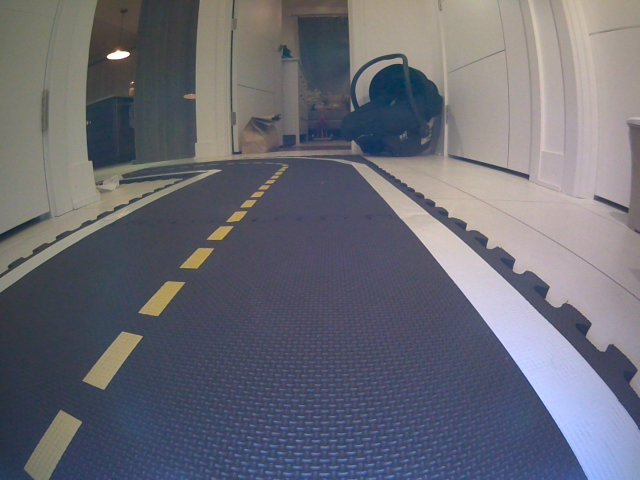
#> input picture visual_lane_servoing/solution/images/visual_control/batzark_home.png, 640 x 480 px
$ jupyter execute --allow-errors visual_servoing_activity.ipynb   (shell and % lines are left out)   (older library calls are emulated)
#> lines starting #> are read from the running program, lines starting #| are printed output that depends on the picture; after the words box and inside, x2 and y2 are one past the last pixel; in counts of white or black regions, pixels touching at a corner belong together
<p style="text-align: right">

</p>

# 💻🚙 05 - Visual control

<figure>
  <div style="text-align:center;">

  <p>The view from a Duckiebot when centered in its lane.</p>
  </div>
</figure>

Now, we use the image processing tools that we have explored to design a policy for lane-following. Consider the above image taken from the Duckiebot's camera when the Duckiebot was centered in its lane. Our goal is to design a control policy that uses only images streamed from the Duckiebot's camera to keep it in the lane as it drives forward at a fixed velocity.

Rather than design a controller that reasons over the raw image, we will process the image to enhance aspects of the image that are helpful for lane-following. In particular, the dashed-yellow and solid-white lane markings provide valuable cues that we can use to guide the robot to stay in its lane.

Assume that the Duckiebot starts out in the center of its lane, facing in the direction of travel. Assume also that the Duckiebot is traveling forward at a nominal speed. We can imagine using the location of the dashed-yellow and solid-white lane markings in the image to vary the rotational velocities of the left and right wheels in order to stay in the lane. For example, if the dashed-yellow lane markings appear in the left- and right-halves of the image, we might command a negative rotational velocity (i.e., counter-clockwise) as a correction.

Of course, this requires that we can detect the dashed-yellow and solid-white lane markings and estimate their orientations. Thus, we want to apply a filter that makes the lane markings "pop out" in the image, while supressing the other distracting content of the image. Lane markings are brightly colored against a dark background (the road).

We can identify the location of lane markings in the image by applying finite-difference filters $h_x$ and $h_y$ (e.g., using the Sobel operator) to estimate the horizontal and vertical intensity gradients

$$ \nabla I[u,v] =
\begin{bmatrix}
G_x[u,v]\\
G_y[u,v]
\end{bmatrix}
$$

where

$$
\begin{align}
G_x = h_x * I\\
G_y = h_y * I
\end{align}
$$

We can then look for regions of the image where the magnitude of the intensity gradient is large as a measure of the strength of each edge.

$$
\lvert \nabla I[u,v] \rvert = \sqrt{\left(G_x[u,v]\right)^2 + \left(G_y[u,v]\right)^2}
$$

Assuming that these edges correspond to the lane boundaries, the direction of the gradients can then be used to estimate the desired orientations.

$$
\theta[u,v] = \textrm{atan2}\left(G_y[u,v], G_x[u,v]\right)
$$

In this exercise, we will develop this idea by investigating different ways of processing the images to extract information about the robot's pose relative to the lane. We will use these results to implement a reactive image-space controller that we will validate on a simulated and/or real Duckiebot.

[cell 1]
## Run this cell to import relevant modules
%pylab inline

from matplotlib import pyplot as plt
import numpy as np
import cv2

Let's load the image as well as the homography for the corresponding camera into Python.

[cell 2]
# Load in the image and generate hsv and grayscale versions
#imgbgr = cv2.imread('../images/visual_control/pic1_rect.png')
#imgbgr = cv2.imread('../images/visual_control/sim2.png')
imgbgr = cv2.imread('../images/visual_control/batzark_home.png')
#> imgbgr is the input picture: shape (480, 640, 3); mean B, G, R 117.1, 107, 106.3


# OpenCV uses BGR by default, whereas matplotlib uses RGB, so we generate an RGB version for the sake of visualization
imgrgb = cv2.cvtColor(imgbgr, cv2.COLOR_BGR2RGB)

# Convert the image to HSV for any color-based filtering
imghsv = cv2.cvtColor(imgbgr, cv2.COLOR_BGR2HSV)
#> imghsv: shape (480, 640, 3); mean H, S, V 86.8, 54.7, 123.6

# Most of our operations will be performed on the grayscale version
img = cv2.cvtColor(imgbgr, cv2.COLOR_BGR2GRAY)

# The image-to-ground homography associated with this image
H = np.array([-4.137917960301845e-05, -0.00011445854191468058, -0.1595567007347241,
              0.0008382870319844166, -4.141689222457687e-05, -0.2518201638170328,
              -0.00023561657746150284, -0.005370140574116084, 0.9999999999999999])

H = np.reshape(H,(3, 3))
Hinv = np.linalg.inv(H)

print(Hinv)

## Finding the Horizon

In Duckietown, the ground is planar and in other self-driving and robotics domains, it is often assumed that the ground is locally planar. We can exploit this as we search for lane markings by not searching above the horizon. In the world frame relative to which we estimated the homography (i.e., a reference frame with the origin centered between the drive wheels with the positive $x$-axis pointing forward and the positive $y$-axis to the left), the horizon corresponds to large $x$-coordinates. In Duckietown, we are only interested in the road a few meters in front of the Duckiebot.

**Note**: You do not need to include this in the implementation of the functions that will be run in simulation and on the physical Duckiebot. For this activity, the robot will automatically crop out the horizon.

[cell 3]
# TODO: Use the homography (technically Hinv) to mask out the horizon
# When generating masks that will be used with OpenCV try and
# instantiate them with dtype=np.uint8
horizon_height = 155
mask_ground = np.ones(img.shape, dtype=np.uint8) # TODO: CHANGE ME
mask_ground[0:horizon_height,:] = 0 # Manual masking for the moment
#Hinv

fig = plt.figure(figsize = (30,20))
ax1 = fig.add_subplot(1,4,1)
ax1.imshow(img*mask_ground,cmap = 'gray')
ax1.set_title('Horizon Mask'), ax1.set_xticks([]), ax1.set_yticks([]);
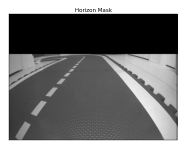
#> figure drawn by matplotlib, 1 panel

## Detecting Lane Markings using Sobel Edge Detection

Now, let's apply the Sobel operator to the image to identify image gradients.

[cell 4]
# Convolve the image with the Sobel operator (filter) to compute the numerical derivatives in the x and y directions
sobelx = cv2.Sobel(img,cv2.CV_64F,1,0)
sobely = cv2.Sobel(img,cv2.CV_64F,0,1)

# Compute the magnitude of the gradients
Gmag = np.sqrt(sobelx*sobelx + sobely*sobely)

# Compute the orientation of the gradients
Gdir = cv2.phase(np.array(sobelx, np.float32), np.array(sobely, dtype=np.float32), angleInDegrees=True)
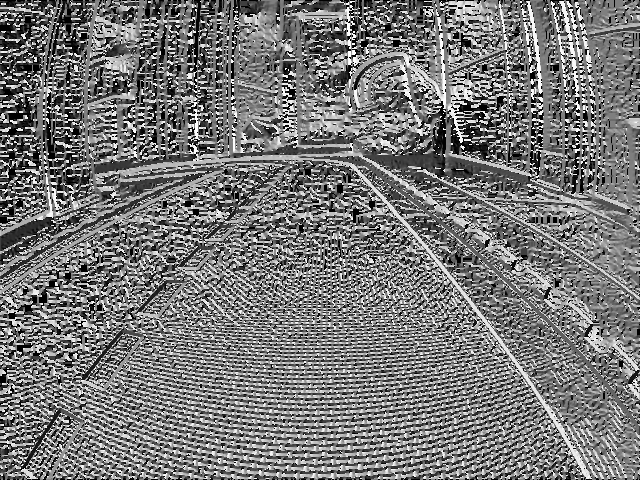
#> Gdir: shape (480, 640) float32; min 0, max 359.8, mean 169.1; drawn with min black and max white

fig = plt.figure(figsize = (30,20))
ax1 = fig.add_subplot(1,4,1)
ax1.imshow(img,cmap = 'gray')
ax1.set_title('Original'), ax1.set_xticks([]), ax1.set_yticks([])
ax2 = fig.add_subplot(1,4,2)
ax2.imshow(sobelx,cmap = 'gray')
ax2.set_title('Sobel X'), ax2.set_xticks([]), ax2.set_yticks([])
ax3 = fig.add_subplot(1,4,3)
ax3.imshow(sobely,cmap = 'gray')
ax3.set_title('Sobel Y'), ax3.set_xticks([]), ax3.set_yticks([]);
ax4 = fig.add_subplot(1,4,4)
ax4.imshow(np.uint8(Gmag))
ax4.set_title('Gradient Magnitude'), ax4.set_xticks([]), ax4.set_yticks([]);

Filtering the image has enhanced the location of the lane markings, but has also emphasized other locations where there are rapid changes in intensity. These include the duckies, buildings in Duckietown, the road surface, and elements in the background (e.g., the lights in the upper-right corner of the image). Note that we are using a non-grayscale colormap for the gradient magnitudes in order to more clearly convey locations that are enhanced by the Sobel operator.

We can reduce the occurrence of some of these features by first blurring the filter using a Gaussian kernel.

## Gaussian Blurring

The Sobel operator picks up on noise in the image as well as texture in the scene that we don't particularly care about. We can blur the image with a Gaussian kernel to reduce these spurious detections.

### Example: Gaussian Blurring

Using your experience from the previous exercise, identify a setting for the standard deviation of the Gaussian kernel that removes noise and local texture (e.g., that of the road surface), without sacrificing too much valid content (namely, the edges associated with lane markings)

[cell 5]
# TODO: Identify a setting for the standard deviation that removes noise while not eliminating too much valid content.
sigma = 4 # CHANGE ME

# Smooth the image using a Gaussian kernel
img_gaussian_filter = cv2.GaussianBlur(img,(0,0), sigma)
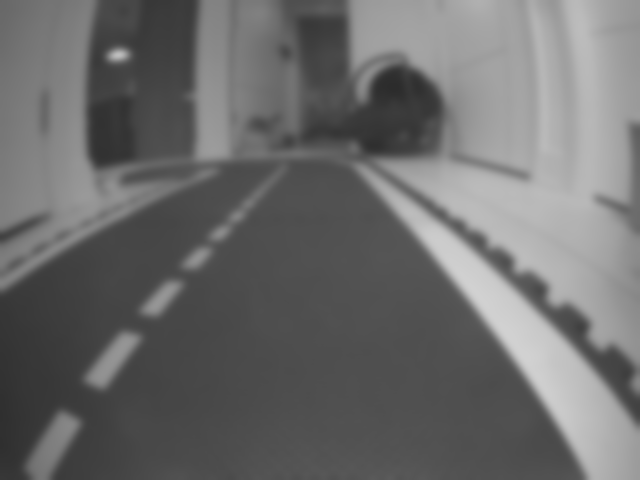
#> img_gaussian_filter: shape (480, 640); min 44, max 209, mean 107.9

# Visualize the filtered image alongside the original image.
fig = plt.figure(figsize = (20,20))
ax1 = fig.add_subplot(1,2,1)
ax1.imshow(img,cmap = 'gray')
ax1.set_title('Original'), ax1.set_xticks([]), ax1.set_yticks([])
ax2 = fig.add_subplot(1,2,2)
ax2.imshow(img_gaussian_filter,cmap = 'gray')
ax2.set_title('Gaussian Filter (Sigma = ' + str(sigma) +')'), ax2.set_xticks([]), ax2.set_yticks([]);

Now, let's look at the gradients of the blurred image. For this exercise, experiment with different settings for the standard deviation above and see how they affect the image gradients. In particular, compare the gradients for two extremes of the standard deviation (e.g., $\sigma=1$ and $\sigma=10$).

[cell 6]
# Convolve the image with the Sobel operator (filter) to compute the numerical derivatives in the x and y directions
sobelx = cv2.Sobel(img_gaussian_filter,cv2.CV_64F,1,0)
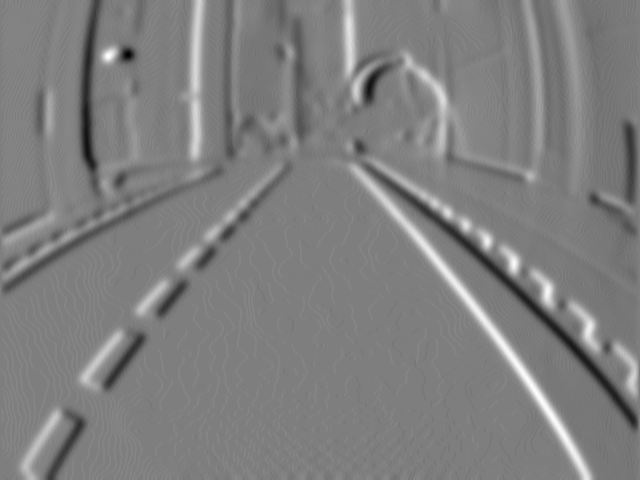
#> sobelx: shape (480, 640) float64; min -87, max 88, mean 0.5; drawn with min black and max white
sobely = cv2.Sobel(img_gaussian_filter,cv2.CV_64F,0,1)
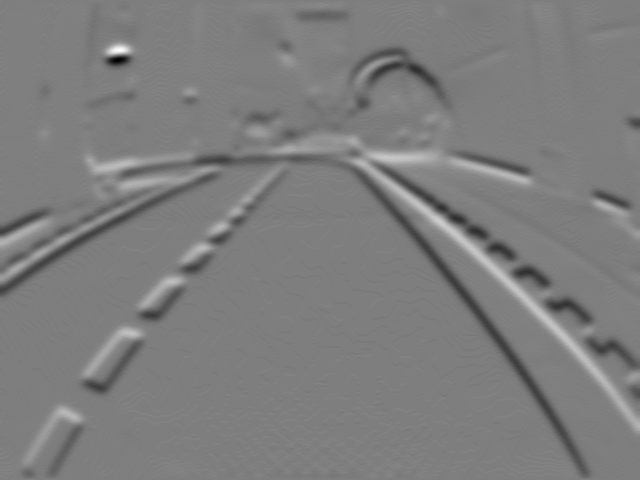
#> sobely: shape (480, 640) float64; min -120, max 122, mean -0.6; drawn with min black and max white

# Compute the magnitude of the gradients
Gmag = np.sqrt(sobelx*sobelx + sobely*sobely)
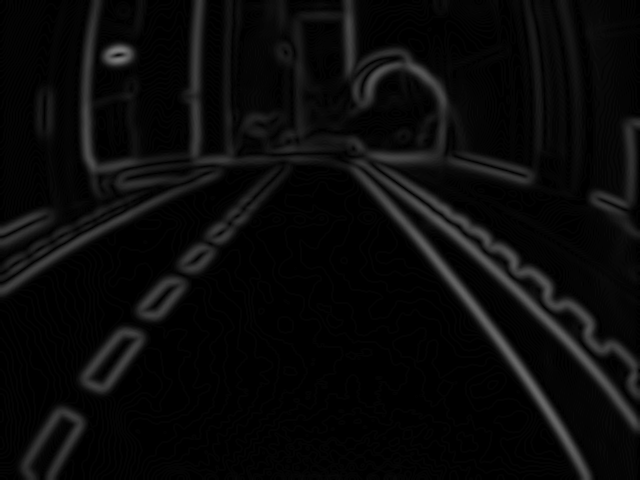
#> Gmag: shape (480, 640) float64; min 0, max 122.3, mean 9.9

# Compute the orientation of the gradients
Gdir = cv2.phase(np.array(sobelx, np.float32), np.array(sobely, dtype=np.float32), angleInDegrees=True)
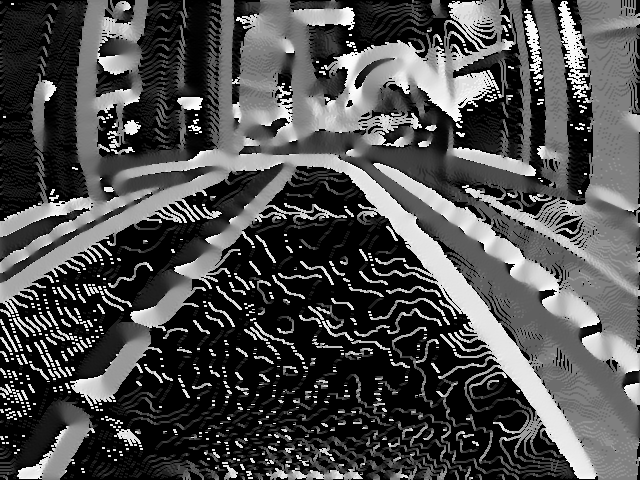
#> Gdir: shape (480, 640) float32; min 0, max 359.3, mean 110.5; drawn with min black and max white

fig = plt.figure(figsize = (30,20))
ax1 = fig.add_subplot(1,4,1)
ax1.imshow(img_gaussian_filter,cmap = 'gray')
ax1.set_title('Gaussian Blur'), ax1.set_xticks([]), ax1.set_yticks([])
ax2 = fig.add_subplot(1,4,2)
ax2.imshow(sobelx,cmap = 'gray')
ax2.set_title('Sobel X'), ax2.set_xticks([]), ax2.set_yticks([])
ax3 = fig.add_subplot(1,4,3)
ax3.imshow(sobely,cmap = 'gray')
ax3.set_title('Sobel Y'), ax3.set_xticks([]), ax3.set_yticks([]);
ax4 = fig.add_subplot(1,4,4)
ax4.imshow(np.uint8(Gmag))
ax4.set_title('Gradient Magnitude'), ax4.set_xticks([]), ax4.set_yticks([]);
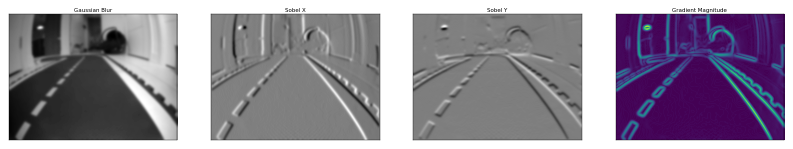
#> figure drawn by matplotlib, 4 panels

#> (a cell that did not finish here is left out)

## A Varient of Non-maximal Supression

With a suitable choice for the standard deviation, we have smoothed out some of the noise and texture in the image (e.g., the road), reducing the number of candidate edges while preserving most of the edges that corresopnd to lane markings.

Under the assumption that the edges associated with lane markings are stronger than most of the edges in the image (in terms of the magnitude of the gradients), we can further eliminate distractors by only keeping edges whose gradient magnitude is greater than a threshold.

### Example: A form of non-maximal supression

In this exercise, we will take a look at the histogram over gradient magnitudes to better understand the distribution of gradient magnitudes. Based on the histogram, we can choose a magnitude threshold that we will use to filter out weaker edges.

[cell 8]
# Visualize the histogram over gradient magnitudes
fig = plt.figure(figsize = (5,5))
ax1 = fig.add_subplot(1,1,1)
ax1.hist((Gmag*mask_ground).flatten(), bins=50)
ax1.set_title('Gradient Histogram');
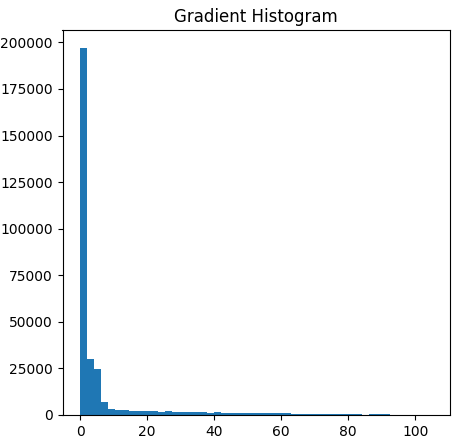
#> figure drawn by matplotlib, 1 panel; tallest bar 196800 high, from x = 0 to 2.1

[cell 9]
# TODO: Use the histogram above to choose the minimum threshold on the gradient magnitude.
#       Edges whos gradient magnitude is below this threshold will be filtered out.
threshold = 50 #np.random.rand(1,1) # CHANGE ME

mask_mag = (Gmag > threshold)
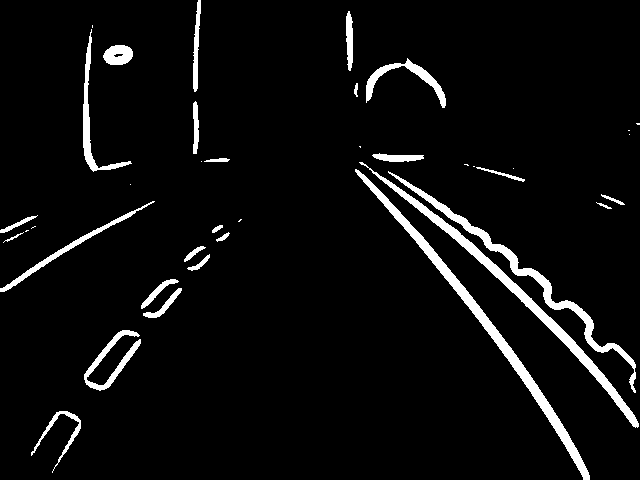
#> mask_mag: shape (480, 640) bool; 5.1% white; 39 white regions (13 under 20 px), largest, box (x1, y1, x2, y2) and area: (355, 169, 590, 480) 3368, (359, 162, 639, 428) 2971, (388, 171, 636, 393) 2462

fig = plt.figure(figsize = (20,10))
ax1 = fig.add_subplot(1,2,1)
ax1.imshow(Gmag, cmap = 'gray')
ax1.set_title('Gradient Magnitude'), ax1.set_xticks([]), ax1.set_yticks([])
ax2 = fig.add_subplot(1,2,2)
ax2.imshow(mask_mag*Gmag,cmap = 'gray')
ax2.set_title('Gradient Magnitude (Thresholded)'), ax2.set_xticks([]), ax2.set_yticks([]);
#> (the rest of the program and of its run is left out)
